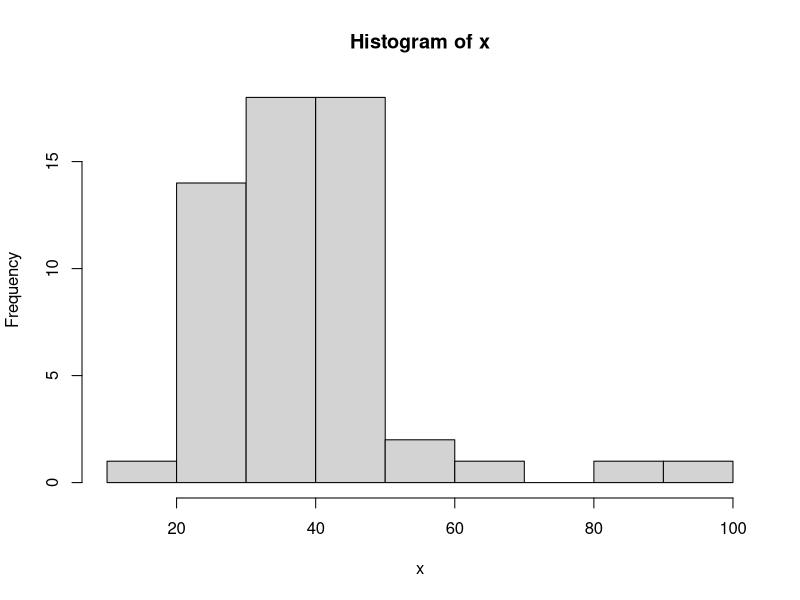

This chart was generated by the following R code:
# rainfall data
x_seeded <- c(151, 450, 124, 235, 357, 110, 302, 671, 118, 115, 275, 275, 2550, 243, 201, 199, 
         130, 119, 92, 91, 92, 98, 1650, 1200, 1180, 900, 700, 460, 340, 330)
x_unseeded <- c(246, 268, 275, 348, 305, 311, 206, 279, 426, 269, 257, 299, 337, 329, 319, 312, 
         327, 342, 351, 205, 151, 426, 154, 353, 396, 441, 254, 263, 278, 281)

# carbon fiber data
x <- c(2.526, 2.546, 2.628, 2.669, 2.869, 2.710, 2.731, 2.751, 2.771, 2.772, 2.782, 
       2.789, 2.793, 2.834, 2.844, 2.854, 2.875, 2.876, 2.895, 2.916, 2.919, 2.957, 2.977, 
       2.988, 3, 3, 3, 3)

# space shuttle data
x <- c(.18, 3.1, 4.2, 6.0, 7.5, 8.2, 8.5, 10.3, 10.6, 24.2, 29.6, 31.7, 41.9, 44.1, 49.5, 
       50.1, 59.7, 61.7, 64.4, 69.7, 70.0, 77.8, 80.5, 82.3, 83.5, 84.2, 87.1, 87.3, 93.2, 
       103.4, 104.6, 105.5, 108.8, 112.6, 116.8, 118.0, 122.3, 123.5, 124.4, 125.4, 129.5, 
       130.4, 131.6, 132.8, 133.8, 137.0, 140.2, 140.9, 148.5, 149.2, 152.2, 152.9, 157.7, 
       160.0, 163.6, 166.9, 170.5, 174.9, 177.7, 179.2, 183.6, 183.8, 194.3, 195.1, 195.3, 
       202.6, 220.0, 221.3, 227.2, 251.0, 266.5, 267.9, 269.2, 270.4, 272.5, 285.9, 292.6, 
       295.1, 301.1, 304.3, 316.8, 329.8, 334.1, 346.2, 351.2, 353.3, 369.3, 372.3, 381.3, 
       393.5, 451.3, 461.5, 574.2, 656.3, 663.0, 669.8, 739.7, 759.6, 894.7, 974.9)

# braided cord data
  
x <- c(19.7, 21.6, 21.9, 23.5, 24.2, 24.4, 24.9, 25.1, 26.4, 26.9, 27.6, 27.7, 27.9, 
       28.4, 29.8, 30.7, 31.1, 31.1, 31.7, 31.8, 32.6, 34.0, 34.8, 34.9, 35.1, 36.6, 37.0, 
       37.7, 38.7, 38.7, 39.0, 39.6, 40.0, 41.4, 41.4, 41.8, 42.2, 43.5, 44.5, 45.0, 45.5, 
       45.9, 46.3, 46.7, 46.7, 47.0, 47.0, 47.4, 47.6, 48.6, 48.8, 57.9, 58.3, 67.9, 84.2, 
       97.3)


# 1.)  An experiment was designed to evaluate whether or not rainfall can be increased by treating
#      clouds with silver iodide. Rainfall was measured from 60 clouds, of which 30 were chosen randomly 
#      to be seeded with silver iodide. The objective is to describe the effect that seeding has on 
#      rainfall. The measurements are the amounts of rainfall in acre-feet from the 60 clouds.


# NOTE: In what follows, you should first check whether the data are Normally distributed. If not, apply 
#       a Box-Cox transformation

x_seeded = sort(x_seeded)

# carbon fiber data ()
x_unseeded = sort(x_unseeded)

##### NOTE: x_seeded needs a boxcox transformation, x_unseeded is already normal

y = x_seeded
n = length(y)
yt0 = log(y)
s = sum(yt0)
varyt0 = var(yt0)
Lt0 = -1*s - .5*n*(log(2*pi*varyt0)+1)
th = 0
Lt = 0
t = -3.01
i = 0
while(t < 3)
{t = t+.001
i = i+1
th[i] = t
yt = (y^t -1)/t
varyt = var(yt)
Lt[i] = (t-1)*s - .5*n*(log(2*pi*varyt)+1)
if(abs(th[i])<1.0e-10)Lt[i]<-Lt0
if(abs(th[i])<1.0e-10)th[i]<-0
}

# The following outputs the values of the likelihood and theta and yields
# the value of theta where likelihood is a maximum
out = cbind(th,Lt)
Ltmax= max(Lt)
Ltmax
imax= which(Lt==max(Lt))
thmax= th[imax]
thmax


iLtci = which(Ltmax - Lt <= 0.5 * qchisq(0.95, 1))
iLtciL = min(iLtci)
iLtciU = max(iLtci)
thLci = th[iLtciL]
thUci = th[iLtciU]

# NOTE: b/c our 95% ci for theta max contains 0, I will use a log transformation instead. 

x_seeded_logtrans = log(x_seeded)
shapiro.test(x_seeded_logtrans)


# (1) Place 95/95 lower tolerance intervals on the amount of rainfall amounts from both seeded and unseeded
#     clouds. If you had to transform one or both of the datasets, create a bound for the transformed data,
#     then back-transform to get a bound on the original scale.

# look at tables to get value of 2.22 (h.O 11 pg 45)
length(x_unseeded)
length(x_seeded)

upper_unseeded = mean(x_unseeded) - 2.22*sd(x_unseeded)
upper_unseeded

upper_seeded = mean(x_seeded_logtrans) + 2.22*sd(x_seeded_logtrans)
upper_seeded = exp(upper_seeded)
upper_seeded


# (2) Place 95% confidence intervals on the average rainfall from both seeded and unseeded clouds. If you
#     had to transform one or both of the datasets, use the studentized bootstrap, because our confidence
#     interval procedures for a mean are not appropriate for transformed data.

tval_.975_df29 = 2.04523
ub_unseeded = mean(x_unseeded) + tval_.975_df29*sd(x_unseeded)/sqrt(length(x_unseeded))
lb_unseeded = mean(x_unseeded) - tval_.975_df29*sd(x_unseeded)/sqrt(length(x_unseeded))
CI95_unseeded = c(lb_unseeded, ub_unseeded)
CI95_unseeded


n= length(x_seeded)
thest = mean(x_seeded)
V = var(x_seeded)/n
B = 9999
W = numeric(B)
W = rep(0,times =B)
for (i in 1:B)
  W[i] = mean(sample(x_seeded,replace=T))
Z = sqrt(n)*(W-thest)/W
Z = sort(Z)
LZ = Z[250]
UZ = Z[9750]
thL = thest-UZ*sqrt(V)
thU = thest-LZ*sqrt(V)
CI95_seeded = c(thL,thU)
CI95_seeded

# (3) Place 95% confidence intervals on the median rainfall from both seeded and unseeded clouds. Note
#     that, since with the Normal distribution, the median equals the mean, you can just apply confidence
#     interval approaches for a mean. If you had to transform one or both of the datasets, go ahead and use
#     the confidence interval approach for a mean and back-transform.

ub_unseeded = median(x_unseeded) + tval_.975_df29*sd(x_unseeded)/sqrt(length(x_unseeded))
lb_unseeded = median(x_unseeded) - tval_.975_df29*sd(x_unseeded)/sqrt(length(x_unseeded))
CI95_unseeded = c(lb_unseeded, ub_unseeded)
CI95_unseeded


ub_seeded = median(log(x_seeded)) + tval_.975_df29*sd(log(x_seeded))/sqrt(length(log(x_seeded)))
ub_seeded = exp(ub_seeded)
lb_seeded = median(log(x_seeded)) - tval_.975_df29*sd(log(x_seeded))/sqrt(length(log(x_seeded)))
lb_seeded = exp(lb_seeded)

CI95_seeded = c(lb_seeded, ub_seeded)
CI95_seeded



# (4) What can you conclude about the effect of the seeding on the amount of rainfall?

# It increases the variance of the rainfall. 



# 2.) Twenty-eight bundles of impregnated carbon fibers of length 20 mm are exposed to gradually
#     increasing stress until they finally fail. The stress at failure are recorded as follows. The maximum stress
#     that can be applied to the fibers is 3 and four of the fibers had not failed at that stress so a value of 3 was
#     assigned to the four fibers:
library(survival)  
library(MASS)

x <- c(2.526, 2.546, 2.628, 2.669, 2.869, 2.710, 2.731, 2.751, 2.771, 2.772, 2.782, 
       2.789, 2.793, 2.834, 2.844, 2.854, 2.875, 2.876, 2.895, 2.916, 2.919, 2.957, 2.977, 
       2.988, 3, 3, 3, 3)
length(x)

# 1.) Estimate with a 95% confidence interval the average stress to failure for the carbon fibers without
#     specifying the distribution of the stress to failure values. Do this two ways: (i) using an asymptotic
#     CI based on the results of the R function survfit, and (ii) using the studentized bootstrap, treating
#     the censored observations as true stress values (i.e., ignoring the censoring).

# (i)
xcens = c(rep(1,times = length(x) - 4), rep(0, times = 4))

Surv(x, xcens)

cords.surv <- survfit(Surv(x, xcens) ~ 1,conf.type="log-log")
summary(cords.surv)
print(cords.surv,print.rmean=TRUE)

# (ii)
n= length(x)
thest = mean(x)
V = var(x)/n
B = 9999
W = numeric(B)
W = rep(0,times =B)
for (i in 1:B)
  W[i] = mean(sample(x,replace=T))
Z = sqrt(n)*(W-thest)/W
Z = sort(Z)
LZ = Z[250]
UZ = Z[9750]
thL = thest-UZ*sqrt(V)
thU = thest-LZ*sqrt(V)
CI95_x = c(thL,thU)
CI95_x

# (2) Estimate with a 95% confidence interval the average stress to failure for the carbon fibers assuming
#      the distribution of the stress to failure values has a Weibull distribution. Do this using the parametric
#      bootstrap. To estimate the Weibull parameters, use the survreg function

fit <- survreg(Surv(x, xcens) ~ 1, dist = "weibull")
shape_est <- 1 / fit$scale
scale_est <- exp(fit$coef)

mu = scale_est*gamma(1+1/shape_est)
mu
sigma = sqrt((scale_est^2)*(gamma(1+2/shape_est) - gamma(1+1/shape_est)^2))
sigma



aD = shape_est
bD = scale_est

n = length(x)
B = 9999
W = matrix(0,B,n)
cv = numeric(B)
cv = rep(0,B)
a = numeric(B)
a = rep(0,B)
b = numeric(B)
b = rep(0,B)
mleest = matrix(0,B,2)
{
  for (i in 1:B)
    W[i,] = rweibull(n,shape = aD, scale = bD)
}
{
  for (i in 1:B)
    mleest[i,] = coef(fitdistr(W[i,],"weibull"))
}
a = mleest[,1]
b = mleest[,2]
mu = (b*gamma(1+1/a))
R = sort(mu)
L = R[250]
U = R[9750]
ci = c(L, U)
ci

mean(x)  


qnorm(.975)  

  

#3.) The National Institute for Standards and Technology conducted a study to develop standards
#    for asbestos concentration. Asbestos dissolved in water was spread on a filter, and punches of 3-mm
#    diameter were taken from the filter and mounted on a transmission electron microscope. An operator
#    counted the number of asbestos fibers on each of 200 grid squares yielding the following counts: (the
#    researcher no longer had the original counts just the following grouped data and the mean of the 200 counts

1-pchisq(4.3694,4)

UB = (2*(200)*(27.7)+qnorm(.975)^2 + qnorm(.975)*sqrt(4*200*27.7-qnorm(.975)^2))/(400)
LB = (2*(200)*(27.7)+qnorm(.975)^2 - qnorm(.975)*sqrt(4*200*27.7-qnorm(.975)^2))/(400)

CI=c(LB,UB)
CI

# 4.) The space shuttle uses epoxy spherical vessels in an environment of sustained pressure. A study
#     of the lifetimes of epoxy strands subjected to sustained stress was conducted. The data giving the lifetimes
#     (in hours) of 100 strands tested at a prescribed level of stress is given in the following table


x <- c(.18, 3.1, 4.2, 6.0, 7.5, 8.2, 8.5, 10.3, 10.6, 24.2, 29.6, 31.7, 41.9, 44.1, 49.5, 
       50.1, 59.7, 61.7, 64.4, 69.7, 70.0, 77.8, 80.5, 82.3, 83.5, 84.2, 87.1, 87.3, 93.2, 
       103.4, 104.6, 105.5, 108.8, 112.6, 116.8, 118.0, 122.3, 123.5, 124.4, 125.4, 129.5, 
       130.4, 131.6, 132.8, 133.8, 137.0, 140.2, 140.9, 148.5, 149.2, 152.2, 152.9, 157.7, 
       160.0, 163.6, 166.9, 170.5, 174.9, 177.7, 179.2, 183.6, 183.8, 194.3, 195.1, 195.3, 
       202.6, 220.0, 221.3, 227.2, 251.0, 266.5, 267.9, 269.2, 270.4, 272.5, 285.9, 292.6, 
       295.1, 301.1, 304.3, 316.8, 329.8, 334.1, 346.2, 351.2, 353.3, 369.3, 372.3, 381.3, 
       393.5, 451.3, 461.5, 574.2, 656.3, 663.0, 669.8, 739.7, 759.6, 894.7, 974.9)


# (1)  Estimate with a 99% confidence interval the probability that an epoxy strand subjected to the 
#      prescribed stress will survive for 300 hours. Use the Agresti-Coull approach.

y_tild = length(which(x>=300)) + ((0.5*qnorm(.995)^2))
n_tild = length(x)+(qnorm(.995)^2)
p_tild = y_tild/n_tild
p_tild

U_Agresti_Coull = p_tild + qnorm(.995)*sqrt(p_tild*(1-p_tild))/sqrt(n_tild) 
L_Agresti_Coull = p_tild - qnorm(.995)*sqrt(p_tild*(1-p_tild))/sqrt(n_tild) 

CI_Agresti_Coull = c(L_Agresti_Coull,U_Agresti_Coull)
CI_Agresti_Coull


# (2)  Estimate with 99% certainty the time, L.95, such that at least 95% of epoxy strands under the prescribed
#      stress would have lifetimes greater than L.95. You can assume that the lifetimes follow an exponential
#      distribution. (see pg 47 on H.O. 11)



p = .95
gamma = .99
n = length(x)
y_bar = mean(x)

U_tol_bound =  - y_bar*(2*n/qchisq(1-gamma,2*n))*log(p)
U_tol_bound




# (3)  Using the above data, predict with 95% certainty the lifetime of a strand subjected to the prescribed
#      stress. Again, assume an exponential distribution.

LB = y_bar*qf(1-.975,2,2*n)
UB = y_bar*qf(.975,2,2*n)
PI_95 = c(LB,UB)
PI_95


# 5.)  An experiment was conducted to determine the strength of a certain type of braided cord after
#      weathering. The strengths of 56 pieces of cord that had been weathered for 30 days were investigated. The
#      56 pieces of cord were placed simultaneously in a tensile strength device. The device applies an increasing
#      amount of force until the cord fails. The following strength readings (psi) are given below


x <- c(19.7, 21.6, 21.9, 23.5, 24.2, 24.4, 24.9, 25.1, 26.4, 26.9, 27.6, 27.7, 27.9, 
       28.4, 29.8, 30.7, 31.1, 31.1, 31.7, 31.8, 32.6, 34.0, 34.8, 34.9, 35.1, 36.6, 37.0, 
       37.7, 38.7, 38.7, 39.0, 39.6, 40.0, 41.4, 41.4, 41.8, 42.2, 43.5, 44.5, 45.0, 45.5, 
       45.9, 46.3, 46.7, 46.7, 47.0, 47.0, 47.4, 47.6, 48.6, 48.8, 57.9, 58.3, 67.9, 84.2, 
       97.3)



# (1)  The manufacturer of the cords would like to estimate the proportion of weathered cords having tensile
#      strength less than 50 psi. Provide a 95% confidence interval based on the information from the failure
#      data from the 56 cords.


# Using Wald CI

p_hat = length(which(x<=50))/length(x)
n = length(x)

UB = p_hat + qnorm(.975)*sqrt(p_hat*(1-p_hat))/sqrt(n)
LB = p_hat - qnorm(.975)*sqrt(p_hat*(1-p_hat))/sqrt(n)
CI_Phat = c(LB,UB)
CI_Phat

# (2)  The manufacturer is planning a sales campaign to promote its cord and would like to state a tensile
#      strength value for its cord. Provide the manufacturer with a 95% confidence interval that would provide
#      an estimate of the median tensile strength value for the weathered braided cord.

# Use distribution free extimate for Q(u) (H.O. 11 pg 31)

n=length(x)
L=.95
P=.5
s=ceiling(n*P)-1
r=floor(n*P)+1
cov=0
while(s<n-1 && r>1 && cov<L)
{s=s+1
cov=pbinom(s-1,n,P)-pbinom(r-1,n,P)
if(cov>=L) break;
r=r-1
cov=pbinom(s-1,n,P)-pbinom(r-1,n,P)
}
r
s
cov

x = sort(x)

CI = c(x[r], x[s])
CI


# (3) In order to determine if the braided cord has tensile strength that falls within federal specifications, 
#     the manufacturer wants to determine an interval of strength values, (TL, TU ), such that the manufacturer
#     would be 95% confident that the interval would contain at least 90% of all strength values for its
#     braided cords

shapiro.test(x)
hist(x)

# do box-cox transformation to normality

y = x
n = length(y)
yt0 = log(y)
s = sum(yt0)
varyt0 = var(yt0)
Lt0 = -1*s - .5*n*(log(2*pi*varyt0)+1)
th = 0
Lt = 0
t = -3.01
i = 0
while(t < 3)
{t = t+.001
i = i+1
th[i] = t
yt = (y^t -1)/t
varyt = var(yt)
Lt[i] = (t-1)*s - .5*n*(log(2*pi*varyt)+1)
if(abs(th[i])<1.0e-10)Lt[i]<-Lt0
if(abs(th[i])<1.0e-10)th[i]<-0
}

# The following outputs the values of the likelihood and theta and yields
# the value of theta where likelihood is a maximum
out = cbind(th,Lt)
Ltmax= max(Lt)
Ltmax
imax= which(Lt==max(Lt))
thmax= th[imax]
thmax


iLtci = which(Ltmax - Lt <= 0.5 * qchisq(0.95, 1))
iLtciL = min(iLtci)
iLtciU = max(iLtci)
thLci = th[iLtciL]
thUci = th[iLtciU]
thLci
thUci

# note that our 95% CI for thmax contains 0 => use log trans of the data.
length(x)
x = log(x)
shapiro.test(x)

# look at tables to get value of 1.99 (h.O 11 pg 45)
UB = mean(x) + 1.999*sd(x)
UB = exp(UB)

LB = mean(x) - 1.999*sd(x)
LB = exp(LB)

TI_95 = c(LB,UB)
TI_95



















